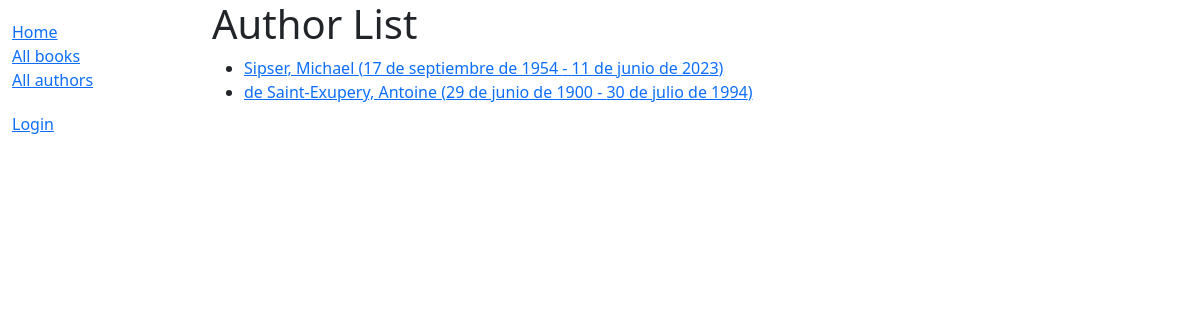
Screenshot of /catalog/authors/ with the database file from the repository.
### catalog/models.py (models this page shows)
class Author(models.Model):
    first_name = models.CharField(max_length=100)
    last_name = models.CharField(max_length=100)
    date_of_birth = models.DateField(null=True, blank=True)
    date_of_death = models.DateField('died', null=True, blank=True)
    class Meta:
        ordering = ['last_name', 'first_name']
    def get_absolute_url(self):
        return reverse('author-detail', args=[str(self.id)])
    def __str__(self):
        return '{0}, {1}'.format(self.last_name, self.first_name)

### catalog/views.py (the view)
# urls.py: path('authors/', views.AuthorListView.as_view(), name='authors'),
class AuthorListView(generic.ListView):
    model = Author
    paginate_by = 10

### catalog/templates/catalog/author_list.html
{% extends "base_generic.html" %}
{% block content %}
<h1>Author List</h1>
{% if author_list %}
  <ul>
  {% for author in author_list %}
    <li>
      <a href="{{ author.get_absolute_url }}">
      {{ author }} ({{author.date_of_birth}} - {% if author.date_of_death %}{{author.date_of_death}}{% endif %})
      </a>
    </li>
  {% endfor %}
 </ul>
{% else %}
  <p>There are no authors available.</p>
{% endif %}
{% endblock %}

### rows the page displays
Author: last_name+first_name "Sipser, Michael", date_of_birth "17 de septiembre de 1954", date_of_death "11 de junio de 2023"
Author: last_name+first_name "de Saint-Exupery, Antoine", date_of_birth "29 de junio de 1900", date_of_death "30 de julio de 1994"
